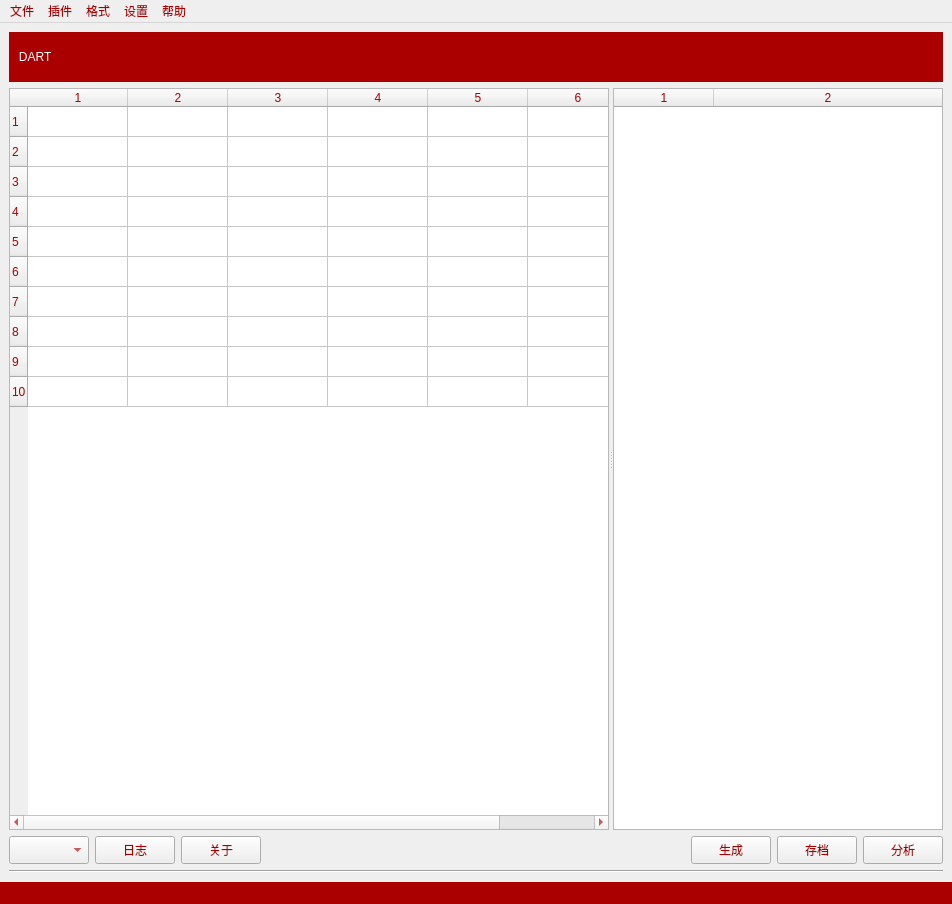
<?xml version="1.0" encoding="UTF-8"?>
<ui version="4.0">
 <class>MainWindow</class>
 <widget class="QMainWindow" name="MainWindow">
  <property name="geometry">
   <rect>
    <x>0</x>
    <y>0</y>
    <width>952</width>
    <height>904</height>
   </rect>
  </property>
  <property name="minimumSize">
   <size>
    <width>700</width>
    <height>500</height>
   </size>
  </property>
  <property name="acceptDrops">
   <bool>false</bool>
  </property>
  <property name="windowTitle">
   <string>Dart</string>
  </property>
  <property name="windowIcon">
   <iconset>
    <normaloff>../wordcloud3/icons/cloud_computing_75.256281407035px_1218436_easyicon.net.png</normaloff>../wordcloud3/icons/cloud_computing_75.256281407035px_1218436_easyicon.net.png</iconset>
  </property>
  <property name="styleSheet">
   <string notr="true">color: rgb(170, 0, 0);</string>
  </property>
  <widget class="QWidget" name="centralwidget">
   <layout class="QVBoxLayout" name="verticalLayout">
    <item>
     <widget class="QLabel" name="dart_label">
      <property name="sizePolicy">
       <sizepolicy hsizetype="Expanding" vsizetype="Maximum">
        <horstretch>0</horstretch>
        <verstretch>0</verstretch>
       </sizepolicy>
      </property>
      <property name="minimumSize">
       <size>
        <width>0</width>
        <height>50</height>
       </size>
      </property>
      <property name="maximumSize">
       <size>
        <width>16777215</width>
        <height>50</height>
       </size>
      </property>
      <property name="styleSheet">
       <string notr="true">background-color: rgb(170, 0, 0);
font: 24pt &quot;Georgia&quot;;
color: rgb(255, 255, 255);</string>
      </property>
      <property name="text">
       <string>   DART</string>
      </property>
      <property name="wordWrap">
       <bool>true</bool>
      </property>
     </widget>
    </item>
    <item>
     <widget class="QSplitter" name="splitter">
      <property name="orientation">
       <enum>Qt::Horizontal</enum>
      </property>
      <widget class="QTableWidget" name="tw">
       <property name="minimumSize">
        <size>
         <width>600</width>
         <height>0</height>
        </size>
       </property>
       <property name="baseSize">
        <size>
         <width>1000</width>
         <height>0</height>
        </size>
       </property>
       <property name="gridStyle">
        <enum>Qt::SolidLine</enum>
       </property>
       <property name="sortingEnabled">
        <bool>true</bool>
       </property>
       <property name="rowCount">
        <number>10</number>
       </property>
       <property name="columnCount">
        <number>6</number>
       </property>
       <attribute name="horizontalHeaderCascadingSectionResizes">
        <bool>true</bool>
       </attribute>
       <attribute name="horizontalHeaderStretchLastSection">
        <bool>true</bool>
       </attribute>
       <row/>
       <row/>
       <row/>
       <row/>
       <row/>
       <row/>
       <row/>
       <row/>
       <row/>
       <row/>
       <column/>
       <column/>
       <column/>
       <column/>
       <column/>
       <column/>
      </widget>
      <widget class="QTableWidget" name="lw">
       <property name="columnCount">
        <number>2</number>
       </property>
       <attribute name="horizontalHeaderCascadingSectionResizes">
        <bool>false</bool>
       </attribute>
       <attribute name="horizontalHeaderShowSortIndicator" stdset="0">
        <bool>false</bool>
       </attribute>
       <attribute name="horizontalHeaderStretchLastSection">
        <bool>true</bool>
       </attribute>
       <column/>
       <column/>
      </widget>
     </widget>
    </item>
    <item>
     <layout class="QHBoxLayout" name="horizontalLayout">
      <item>
       <widget class="QComboBox" name="cb_language">
        <property name="minimumSize">
         <size>
          <width>80</width>
          <height>28</height>
         </size>
        </property>
        <property name="maximumSize">
         <size>
          <width>80</width>
          <height>28</height>
         </size>
        </property>
        <property name="editable">
         <bool>false</bool>
        </property>
        <property name="currentText">
         <string/>
        </property>
       </widget>
      </item>
      <item>
       <widget class="QPushButton" name="btn_log">
        <property name="enabled">
         <bool>true</bool>
        </property>
        <property name="sizePolicy">
         <sizepolicy hsizetype="Maximum" vsizetype="Maximum">
          <horstretch>0</horstretch>
          <verstretch>0</verstretch>
         </sizepolicy>
        </property>
        <property name="minimumSize">
         <size>
          <width>0</width>
          <height>28</height>
         </size>
        </property>
        <property name="maximumSize">
         <size>
          <width>16777215</width>
          <height>28</height>
         </size>
        </property>
        <property name="text">
         <string>日志</string>
        </property>
        <property name="icon">
         <iconset>
          <normaloff>../wordcloud3/icons/text_48px_1222819_easyicon.net.png</normaloff>../wordcloud3/icons/text_48px_1222819_easyicon.net.png</iconset>
        </property>
       </widget>
      </item>
      <item>
       <widget class="QPushButton" name="btn_about">
        <property name="enabled">
         <bool>true</bool>
        </property>
        <property name="sizePolicy">
         <sizepolicy hsizetype="Maximum" vsizetype="Maximum">
          <horstretch>0</horstretch>
          <verstretch>0</verstretch>
         </sizepolicy>
        </property>
        <property name="minimumSize">
         <size>
          <width>0</width>
          <height>28</height>
         </size>
        </property>
        <property name="maximumSize">
         <size>
          <width>16777215</width>
          <height>28</height>
         </size>
        </property>
        <property name="text">
         <string>关于</string>
        </property>
        <property name="icon">
         <iconset>
          <normaloff>../wordcloud3/icons/light_bulb_43.7248px_1236570_easyicon.net.png</normaloff>../wordcloud3/icons/light_bulb_43.7248px_1236570_easyicon.net.png</iconset>
        </property>
       </widget>
      </item>
      <item>
       <spacer name="horizontalSpacer">
        <property name="orientation">
         <enum>Qt::Horizontal</enum>
        </property>
        <property name="sizeHint" stdset="0">
         <size>
          <width>40</width>
          <height>20</height>
         </size>
        </property>
       </spacer>
      </item>
      <item>
       <widget class="QPushButton" name="btn_output">
        <property name="minimumSize">
         <size>
          <width>80</width>
          <height>0</height>
         </size>
        </property>
        <property name="maximumSize">
         <size>
          <width>80</width>
          <height>28</height>
         </size>
        </property>
        <property name="text">
         <string>生成</string>
        </property>
        <property name="icon">
         <iconset>
          <normaloff>../wordcloud3/icons/download_51.352640545145px_1206411_easyicon.net.png</normaloff>../wordcloud3/icons/download_51.352640545145px_1206411_easyicon.net.png</iconset>
        </property>
       </widget>
      </item>
      <item>
       <widget class="QPushButton" name="btn_edit">
        <property name="minimumSize">
         <size>
          <width>80</width>
          <height>0</height>
         </size>
        </property>
        <property name="maximumSize">
         <size>
          <width>80</width>
          <height>28</height>
         </size>
        </property>
        <property name="text">
         <string>存档</string>
        </property>
        <property name="icon">
         <iconset>
          <normaloff>../wordcloud3/icons/pencil_edit_48px_1223089_easyicon.net.png</normaloff>../wordcloud3/icons/pencil_edit_48px_1223089_easyicon.net.png</iconset>
        </property>
       </widget>
      </item>
      <item>
       <widget class="QPushButton" name="btn_run">
        <property name="minimumSize">
         <size>
          <width>80</width>
          <height>0</height>
         </size>
        </property>
        <property name="maximumSize">
         <size>
          <width>80</width>
          <height>28</height>
         </size>
        </property>
        <property name="text">
         <string>分析</string>
        </property>
        <property name="icon">
         <iconset>
          <normaloff>../wordcloud3/icons/arrow_forward_navigation_next_right_64px_1225491_easyicon.net.png</normaloff>../wordcloud3/icons/arrow_forward_navigation_next_right_64px_1225491_easyicon.net.png</iconset>
        </property>
       </widget>
      </item>
     </layout>
    </item>
    <item>
     <widget class="Line" name="line">
      <property name="orientation">
       <enum>Qt::Horizontal</enum>
      </property>
     </widget>
    </item>
   </layout>
  </widget>
  <widget class="QMenuBar" name="menubar">
   <property name="geometry">
    <rect>
     <x>0</x>
     <y>0</y>
     <width>952</width>
     <height>21</height>
    </rect>
   </property>
   <widget class="QMenu" name="menu">
    <property name="title">
     <string>文件</string>
    </property>
    <addaction name="actionImport_From_File"/>
    <addaction name="actionOutput_to_Excel"/>
    <addaction name="separator"/>
    <addaction name="actionExit"/>
   </widget>
   <widget class="QMenu" name="menu_2">
    <property name="title">
     <string>格式</string>
    </property>
    <addaction name="actionWord_Template_Design"/>
    <addaction name="actionExcel_Data_Template"/>
   </widget>
   <widget class="QMenu" name="menu_3">
    <property name="title">
     <string>帮助</string>
    </property>
    <addaction name="actionAbout"/>
    <addaction name="actionHelp"/>
    <addaction name="actionWebsite"/>
    <addaction name="actionMail"/>
    <addaction name="separator"/>
    <addaction name="actionDemo"/>
    <addaction name="actionSource_Code"/>
   </widget>
   <widget class="QMenu" name="menu_4">
    <property name="title">
     <string>插件</string>
    </property>
    <addaction name="actionOutlook_Addin"/>
   </widget>
   <widget class="QMenu" name="menu_5">
    <property name="title">
     <string>设置</string>
    </property>
    <addaction name="actionFile_Position"/>
   </widget>
   <addaction name="menu"/>
   <addaction name="menu_4"/>
   <addaction name="menu_2"/>
   <addaction name="menu_5"/>
   <addaction name="menu_3"/>
  </widget>
  <widget class="QStatusBar" name="statusbar">
   <property name="styleSheet">
    <string notr="true">font: 25 9pt &quot;Segoe UI Light&quot;;
background-color: rgb(170, 0, 0);</string>
   </property>
  </widget>
  <action name="actionImport_From_File">
   <property name="text">
    <string>Import From File</string>
   </property>
  </action>
  <action name="actionOutput_to_Excel">
   <property name="text">
    <string>Output to Excel</string>
   </property>
  </action>
  <action name="actionAbout">
   <property name="text">
    <string>About</string>
   </property>
  </action>
  <action name="actionHelp">
   <property name="text">
    <string>Help File</string>
   </property>
  </action>
  <action name="actionWebsite">
   <property name="text">
    <string>Website</string>
   </property>
  </action>
  <action name="actionMail">
   <property name="text">
    <string>Mail</string>
   </property>
  </action>
  <action name="actionDemo">
   <property name="text">
    <string>Demo</string>
   </property>
  </action>
  <action name="actionWord_Template_Design">
   <property name="text">
    <string>Word Template Design</string>
   </property>
  </action>
  <action name="actionExcel_Data_Template">
   <property name="text">
    <string>Excel Data Template</string>
   </property>
  </action>
  <action name="actionOutlook_Addin">
   <property name="text">
    <string>Outlook Addin</string>
   </property>
  </action>
  <action name="actionSource_Code">
   <property name="text">
    <string>Source Code</string>
   </property>
  </action>
  <action name="actionExit">
   <property name="text">
    <string>Exit</string>
   </property>
  </action>
  <action name="actionFile_Position">
   <property name="text">
    <string>File Position</string>
   </property>
  </action>
 </widget>
 <resources/>
 <connections/>
</ui>
